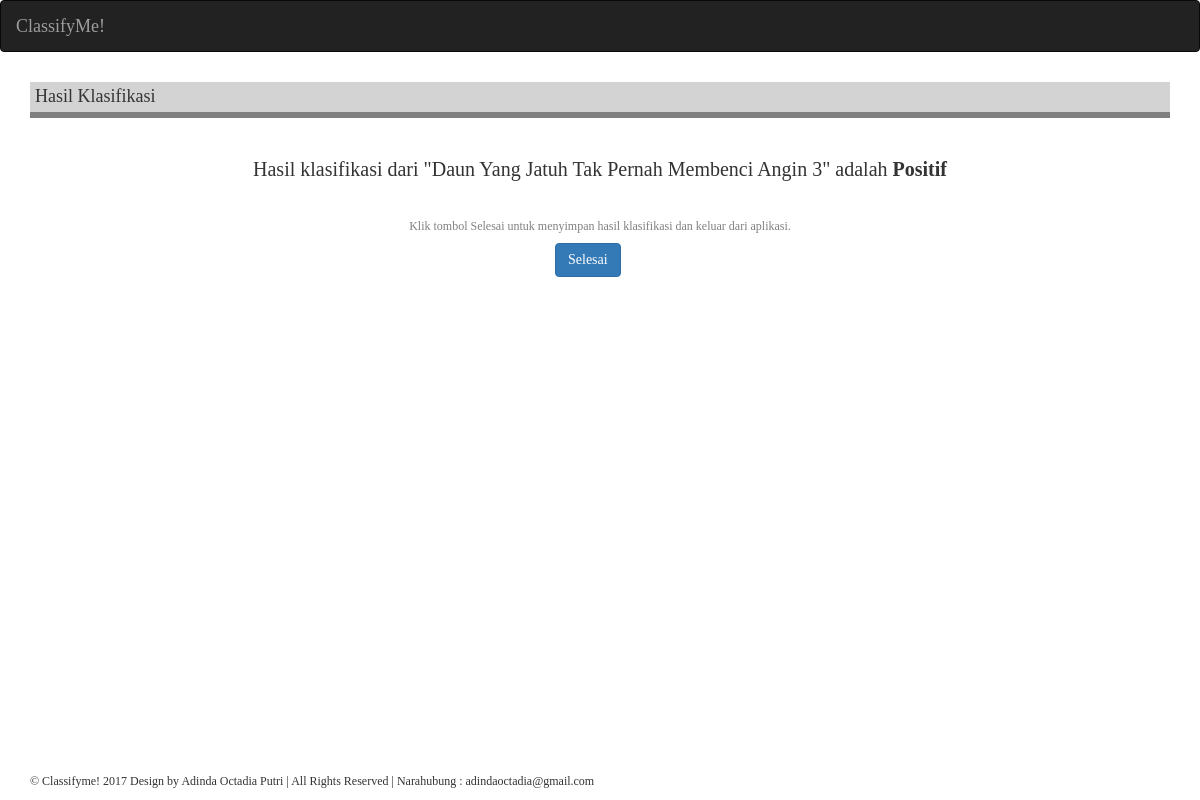
Page /classifyme/input/data/43/hasil/ on the committed database.
### classifyme/models.py (models this page shows, shortened)
class Buku(models.Model):
    tahun_choices = []
    for y in range(1990, (datetime.datetime.now().year+5)):
        tahun_choices.append((y, y))
    penulis = models.CharField(max_length=20)
    judul = models.CharField(max_length=100)
    penerbit = models.CharField(max_length=30)
    tahun_terbit = models.IntegerField(choices=tahun_choices, default=datetime.datetime.now().year)
    training_set_positif = models.ForeignKey(TrainingSetPos, null=True)
    training_set_negatif = models.ForeignKey(TrainingSetNeg, null=True)
    testing_set = models.FileField(null=True, upload_to='files/%Y/%m/%d/', validators=[validate_file_extension])
    priors_pos = models.FloatField(blank=True, null=True)
    priors_neg = models.FloatField(blank=True, null=True)
    hasil_pos = models.FloatField(blank=True, null=True)
    hasil_neg = models.FloatField(blank=True, null=True)
    hasil_klasifikasi = models.CharField(max_length=20, blank=True, null=True)

### classifyme/views.py (the view)
# urls.py: url(r'^classifyme/input/data/(?P<buku_id>\d+)/hasil/$', views.hasil, name='hasil'),
def hasil(request, buku_id):
    context = {}
    selected_buku = Buku.objects.get(id=int(buku_id))
    context['buku'] = selected_buku
    if selected_buku.hasil_pos > selected_buku.hasil_neg:
        hasil_akhir = "Positif"
    elif selected_buku.hasil_pos < selected_buku.hasil_neg:
        hasil_akhir = "Negatif"
    else:
        hasil_akhir = "Data Overload"
    context['hasil_akhir'] = hasil_akhir
    selected_hasil = Buku.objects.get(id=int(buku_id))
    selected_hasil.hasil_klasifikasi = hasil_akhir
    selected_hasil.save()
    return render(request, 'classifyme/hasil.html', context)

### templates/classifyme/hasil.html (shortened to what this page needs)
{% extends 'classifyme/base.html' %}
{% block content %}
<div class="content container">
  <div class="row">
    <div class="col-md-12">
      <h4 style="border-bottom: 6px solid grey; background-color: lightgrey; padding: 5px;">Hasil Klasifikasi</h4>
      <br>
      {% if hasil_akhir == "Positif" or hasil_akhir == "Negatif" %}
      <h5 style="text-align: center; font-size: 20px;">Hasil klasifikasi dari "{{ buku.judul }}" adalah <strong>{{ hasil_akhir }}</strong></h5>
      <br>
      <h6 style="text-align: center; color: grey;">Klik tombol Selesai untuk menyimpan hasil klasifikasi dan keluar dari aplikasi.</h5>
      <a href="{% url 'classifyme:input' %}" class="save btn btn-primary" role="button" style="margin-left: 525px;">Selesai</a>
      <br><br><br>
      {% endif %}
    </div>
  </div>
</div>
{% endblock %}

### static/classifyme.css (style rules this page uses)
body { font-family: "Lobster", cursive; margin: 0; width: 100%; height: 100%; }

### rows in the picture
Buku: judul "Daun Yang Jatuh Tak Pernah Membenci Angin 3", hasil_klasifikasi "Positif"
